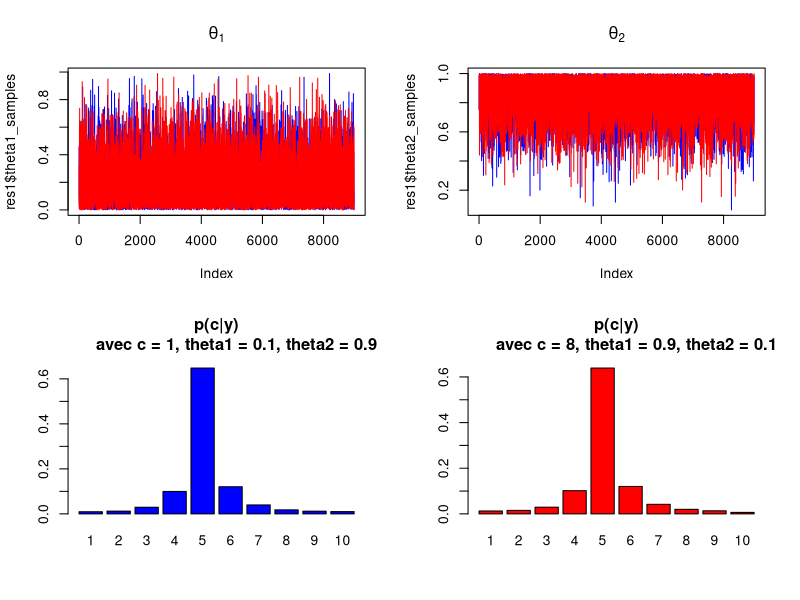
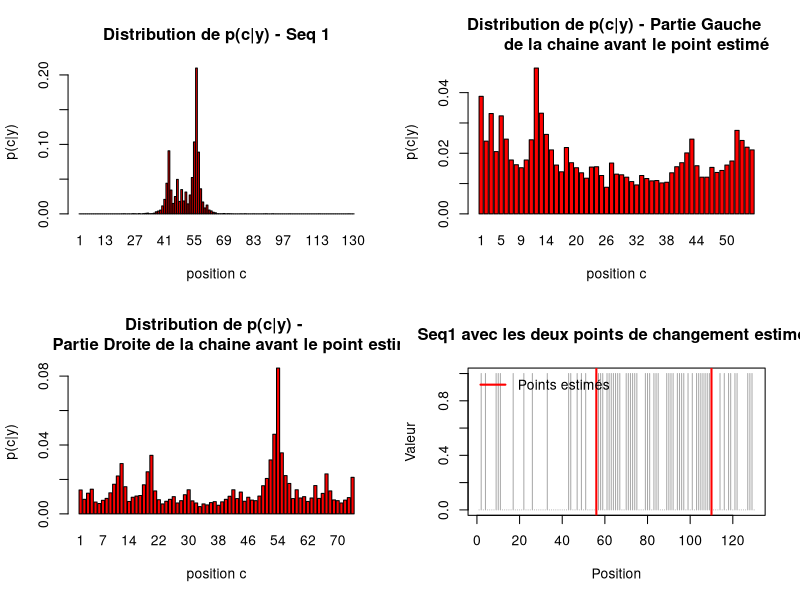
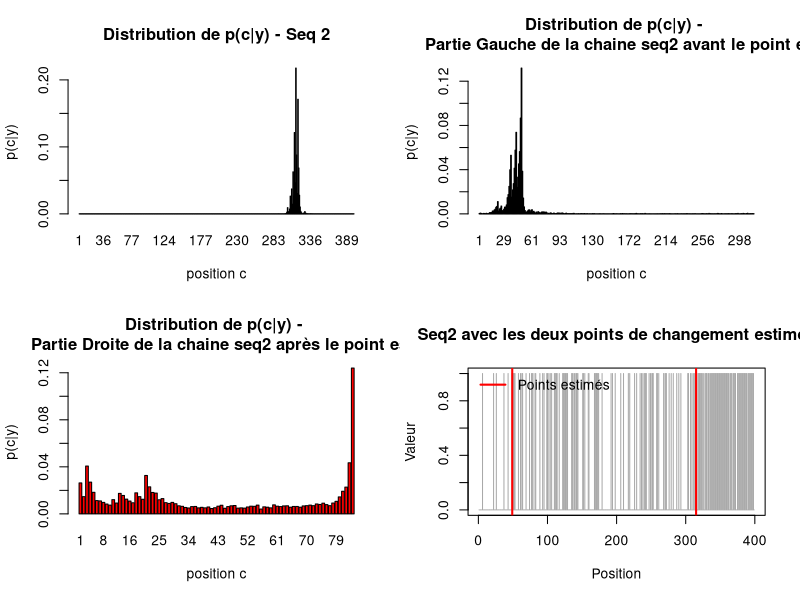
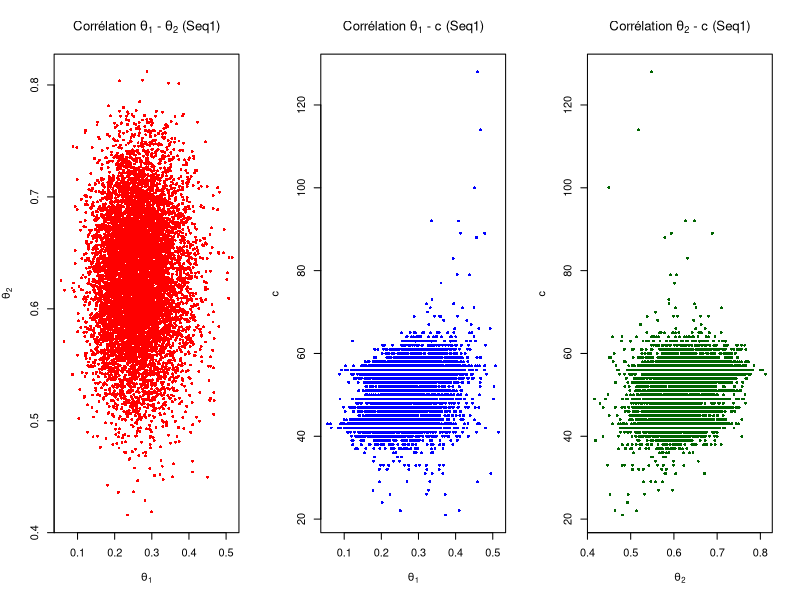
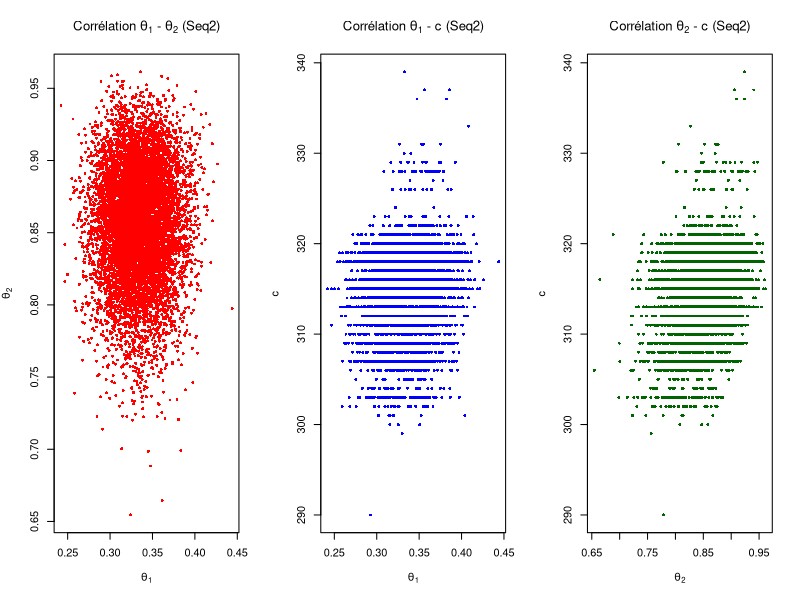

Here is the R script that generated these plots, in order:
## ---- chunk 1
calculer_p_c <- function(y, theta1, theta2) {
  n <- length(y)
  R <- numeric(n)
  R[1] <- 1
    
  for (j in 1:(n - 1)) {
    r_j <- (theta1^y[j] * (1 - theta1)^(1 - y[j])) /
           (theta2^y[j] * (1 - theta2)^(1 - y[j]))
    R[j + 1] <- R[j] * r_j
    }
    
  somme <- sum(R)
  p <- R / somme
  return(p)
}

calculer_p_c_sans_recurrence <- function(y, theta1, theta2) {
  n <- length(y)
  R <- numeric(n)
  for (c in 1:n) {
  if (c == 1) {
    R[c] <- 1
  } 
  else {
    prod_c <- 1
    for (j in 1:(c - 1)) {
      r_j <- (theta1^y[j] * (1 - theta1)^(1 - y[j])) /
             (theta2^y[j] * (1 - theta2)^(1 - y[j]))
      prod_c <- prod_c * r_j
    }
    R[c] <- prod_c
    }
  }
  p <- R / sum(R)
  return(p)
}


# Exemple :
y <- c(1, 0, 1, 1, 0)
theta1 <- 0.8
theta2 <- 0.4
p <- calculer_p_c(y, theta1, theta2)
p_sans_recurrence <- calculer_p_c_sans_recurrence(y, theta1, theta2)
print(p)
print(p_sans_recurrence)
## ---- chunk 2
algorithme_gibbs <- function(
    y, n_iteration, n_elimine, c_initial, theta1_initial, theta2_initial) {
  n <- length(y)
  # 1. Initialisation de c, theta1, theta2
  c_val <- c_initial
  theta1 <- theta1_initial
  theta2 <- theta2_initial
  
  c_samples <- numeric(n_iteration) # les valeurs de c^{t}
  theta1_samples <- numeric(n_iteration)
  theta2_samples <- numeric(n_iteration)
  
  for (t in 1:n_iteration) {
    
    # 2.1 Tirage de c | y, theta1, theta2
    R <- numeric(n)
    R[1] <- 1
    for (j in 1:(n-1)) {
      r_j <- (theta1^y[j] * (1 - theta1)^(1 - y[j])) /
             (theta2^y[j] * (1 - theta2)^(1 - y[j]))
      R[j + 1] <- R[j] * r_j
    }
    somme <- sum(R)
    proba_c <- R / somme
    c_val <- sample(1:n, 1, prob = proba_c)
    
    # 2.2 Tirage de theta1 et theta2 | y, c
    s1 <- if (c_val > 1) sum(y[1:(c_val - 1)]) else 0
    m1 <- c_val - 1
    s2 <- sum(y[c_val:n])
    m2 <- n - m1
    
    theta1 <- rbeta(1, 1 + s1, 1 + m1 - s1)
    theta2 <- rbeta(1, 1 + s2, 1 + m2 - s2)
    
    # Sauvegarde des tirages
    c_samples[t] <- c_val
    theta1_samples[t] <- theta1
    theta2_samples[t] <- theta2
  }
  
  # Suppression des itérations de burn-in
  c_samples <- c_samples[(n_elimine + 1):n_iteration]
  theta1_samples <- theta1_samples[(n_elimine + 1):n_iteration]
  theta2_samples <- theta2_samples[(n_elimine + 1):n_iteration]
  
  # Estimation de p(c | y)
  p_c <- table(factor(c_samples, levels = 1:n)) / length(c_samples)
  
  list(p_c = p_c,
       c_samples = c_samples,
       theta1_samples = theta1_samples,
       theta2_samples = theta2_samples)
}
## ---- chunk 3
y <- c(0, 0, 0, 0, 1, 1, 1, 1, 1, 1)

res1 <- algorithme_gibbs(y, n_iteration = 10000, n_elimine = 1000,
                         c_initial = 1, theta1_initial = 0.1, theta2_initial = 0.9)

res2 <- algorithme_gibbs(y, n_iteration = 10000, n_elimine = 1000,
                         c_initial = 8, theta1_initial = 0.9, theta2_initial = 0.1)

par(mfrow = c(2, 2))

plot(res1$theta1_samples, type = "l", col = "blue", main = expression(theta[1]))
lines(res2$theta1_samples, col = "red")

plot(res1$theta2_samples, type = "l", col = "blue", main = expression(theta[2]))
lines(res2$theta2_samples, col = "red")

barplot(res1$p_c, main = "p(c|y)
        avec c = 1, theta1 = 0.1, theta2 = 0.9", col = "blue")
barplot(res2$p_c, main = "p(c|y)
        avec c = 8, theta1 = 0.9, theta2 = 0.1", col = "red")
## ---- chunk 4
seq1 <- scan("TP2_sequence_1.txt")
res1 <- algorithme_gibbs(seq1, n_iteration = 10000, n_elimine = 1000,
                         c_initial = 1, theta1_initial = 0.2, theta2_initial = 0.8)

barplot(res1$p_c, main = "Distribution de p(c|y) - Seq 1", col = "red", 
        xlab = "position c", ylab = "p(c|y)" )
## ---- chunk 5
point_estime <- which.max(as.numeric(res1$p_c))
print(point_estime)
## ---- chunk 6
IC <- quantile(res1$c_samples, probs = c(0.125, 0.875))
freq_avant <- mean(seq1[1:(point_estime - 1)])
freq_apres <- mean(seq1[point_estime:length(seq1)])

print("Résultats pour seq1, point c = 56 :")
print(IC)
print(freq_avant)
print(freq_apres)
## ---- chunk 7
res1Gauche <- algorithme_gibbs(seq1[1:(point_estime-1)], n_iteration = 10000,
                               n_elimine = 1000, 
                               c_initial = 1, theta1_initial = 0.2, 
                               theta2_initial = 0.8)

barplot(res1Gauche$p_c, main = "Distribution de p(c|y) - Partie Gauche 
        de la chaine avant le point estimé", 
        col = "red", xlab = "position c", ylab = "p(c|y)" )
## ---- chunk 8
res1Droite <- algorithme_gibbs(seq1[(point_estime+1):length(seq1)], 
                               n_iteration = 10000, n_elimine = 1000, 
                               c_initial = 1, theta1_initial = 0.2, theta2_initial = 0.8)

barplot(res1Droite$p_c, main = "Distribution de p(c|y) - 
        Partie Droite de la chaine avant le point estimé",
        col = "red", xlab = "position c", ylab = "p(c|y)" )
## ---- chunk 9
point_estime_droite <- which.max(as.numeric(res1Droite$p_c))
position_droite <- point_estime + point_estime_droite
print(position_droite)
## ---- chunk 10
IC_2 <- quantile(res1Droite$c_samples, probs = c(0.125, 0.875)) + point_estime
freq_avant_2 <- mean(seq1[(point_estime + 1):(position_droite - 1)])
freq_apres_2 <- mean(seq1[(position_droite + 1):length(seq1)])

print("Résultats pour seq1, point c = 110 :")
print(IC_2)
print(freq_avant_2)
print(freq_apres_2)
## ---- chunk 11
plot(seq1, type = "h", main = "Seq1 avec les deux points de changement estimés",
     xlab = "Position", ylab = "Valeur", col = "darkgray")

# Premier point de changement
abline(v = point_estime, col = "red", lwd = 2)

# Deuxième point de changement
abline(v = position_droite, col = "red", lwd = 2)

legend("topleft",
       legend = "Points estimés",
       col = "red", lwd = 2, lty = 1, bty = "n"
       )

# Recap des résultats

resultats <- data.frame(
  Point_de_changement = c(point_estime, position_droite),
  IC_bas = c(IC[1], IC_2[1]),
  IC_haut = c(IC[2], IC_2[2]),
  Frequence_avant = c(freq_avant, freq_avant_2),
  Frequence_apres = c(freq_apres, freq_apres_2)
)

print(resultats)

## ---- chunk 12
seq2 <- scan("TP2_sequence_2.txt")
res2 <- algorithme_gibbs(seq2, n_iteration = 10000, n_elimine = 1000,
                         c_initial = 1, theta1_initial = 0.2, theta2_initial = 0.8)

barplot(res2$p_c, main = "Distribution de p(c|y) - Seq 2", col = "red", 
        xlab = "position c", ylab = "p(c|y)" )
## ---- chunk 13
point_estime_seq2 <- which.max(as.numeric(res2$p_c))
print(point_estime_seq2)
## ---- chunk 14
IC_seq2 <- quantile(res2$c_samples, probs = c(0.125, 0.875))
freq_avant_seq2 <- mean(seq2[1:(point_estime_seq2 - 1)])
freq_apres_seq2 <- mean(seq2[point_estime_seq2:length(seq2)])

print("Résultats pour seq1, point c = 56 :")
print(IC_seq2)
print(freq_avant_seq2)
print(freq_apres_seq2)
## ---- chunk 15
res2Gauche <- algorithme_gibbs(seq2[1:(point_estime_seq2-1)], 
                         n_iteration = 10000, n_elimine = 1000,
                         c_initial = 1, theta1_initial = 0.2, theta2_initial = 0.8)

barplot(res2Gauche$p_c, main = "Distribution de p(c|y) - 
        Partie Gauche de la chaine seq2 avant le point estimé",
        col = "red", xlab = "position c", ylab = "p(c|y)" )
## ---- chunk 16
point_estime_gauche_seq2 <- which.max(as.numeric(res2Gauche$p_c))
print(point_estime_gauche_seq2)
## ---- chunk 17
IC_2_seq2 <- quantile(res2Gauche$c_samples, probs = c(0.125, 0.875))
freq_avant_2_seq2 <- mean(seq2[1:(point_estime_gauche_seq2 - 1)])
freq_apres_2_seq2 <- mean(seq2[(point_estime_gauche_seq2 + 1):point_estime_seq2])

print("Résultats pour seq2, point c = 49 :")
print(IC_2_seq2)
print(freq_avant_2_seq2)
print(freq_apres_2_seq2)
## ---- chunk 18
res2Droite <- algorithme_gibbs(seq2[(point_estime_seq2+1):length(seq2)], 
                         n_iteration = 10000, n_elimine = 1000,
                         c_initial = 1, theta1_initial = 0.2, theta2_initial = 0.8)

barplot(res2Droite$p_c, main = "Distribution de p(c|y) - 
        Partie Droite de la chaine seq2 après le point estimé", 
        col = "red", xlab = "position c", ylab = "p(c|y)" )
## ---- chunk 19
plot(seq2, type = "h", main = "Seq2 avec les deux points de changement estimés",
     xlab = "Position", ylab = "Valeur", col = "darkgray")

# Premier point de changement
abline(v = point_estime_seq2, col = "red", lwd = 2)

# Deuxième point de changement
abline(v = point_estime_gauche_seq2, col = "red", lwd = 2)

legend("topleft",
       legend = "Points estimés",
       col = "red", lwd = 2, lty = 1, bty = "n"
       )


resultats_seq2 <- data.frame(
  Point_de_changement = c(point_estime_gauche_seq2, point_estime_seq2),
  IC_bas = c(IC_2_seq2[1], IC_seq2[1]),
  IC_haut = c(IC_2_seq2[2], IC_seq2[2]),
  Frequence_avant = c(freq_avant_2_seq2, freq_avant_seq2),
  Frequence_apres = c(freq_apres_2_seq2, freq_apres_seq2)
)

print(resultats_seq2)

## ---- chunk 20
# --- Corrélation entre les paramètres pour la Séquence 1 ---
par(mfrow = c(1, 3))
plot(res1$theta1_samples, res1$theta2_samples, col = "red",
     main = expression(paste("Corrélation ", theta[1], " - ", theta[2], " (Seq1)")),
     xlab = expression(theta[1]), ylab = expression(theta[2]),
     pch = 16, cex = 0.6)

plot(res1$theta1_samples, res1$c_samples, col = "blue",
     main = expression(paste("Corrélation ", theta[1], " - c (Seq1)")),
     xlab = expression(theta[1]), ylab = "c",
     pch = 16, cex = 0.6)

plot(res1$theta2_samples, res1$c_samples, col = "darkgreen",
     main = expression(paste("Corrélation ", theta[2], " - c (Seq1)")),
     xlab = expression(theta[2]), ylab = "c",
     pch = 16, cex = 0.6)

# --- Corrélation entre les paramètres pour la Séquence 2 ---
par(mfrow = c(1, 3))
plot(res2$theta1_samples, res2$theta2_samples, col = "red",
     main = expression(paste("Corrélation ", theta[1], " - ", theta[2], " (Seq2)")),
     xlab = expression(theta[1]), ylab = expression(theta[2]),
     pch = 16, cex = 0.6)

plot(res2$theta1_samples, res2$c_samples, col = "blue",
     main = expression(paste("Corrélation ", theta[1], " - c (Seq2)")),
     xlab = expression(theta[1]), ylab = "c",
     pch = 16, cex = 0.6)

plot(res2$theta2_samples, res2$c_samples, col = "darkgreen",
     main = expression(paste("Corrélation ", theta[2], " - c (Seq2)")),
     xlab = expression(theta[2]), ylab = "c",
     pch = 16, cex = 0.6)
